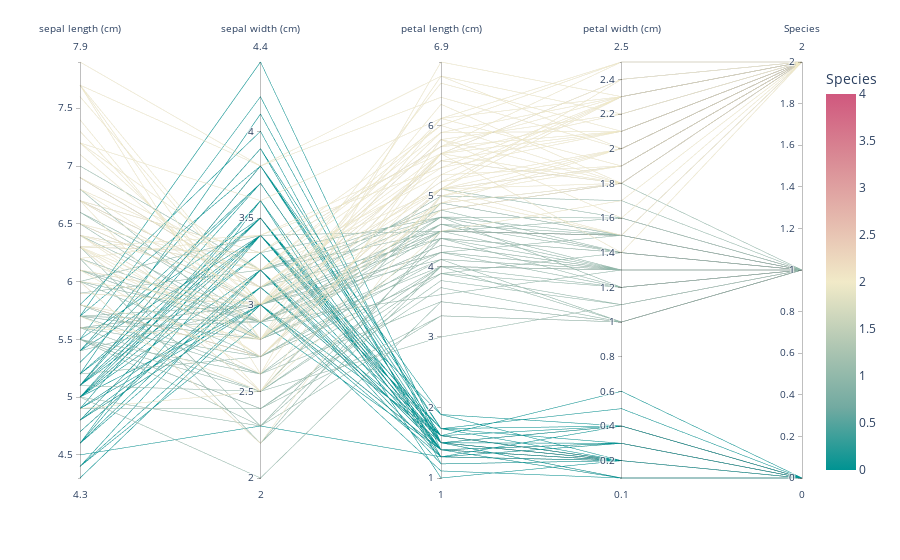

The code cell stored with this chart in its notebook:
### Markdown cell above
<b>Category coordinate View</b>

### Code cell
fig.show()

### Figure 1 — Plotly figure (JSON) as saved in the notebook; plotly's stock layout.template omitted (floating-point values rounded to 4 significant figures; data arrays with more than 128 entries replaced by an {"elided": "..."} marker saying what was removed)
{"data": [{"dimensions": [{"label": "sepal length (cm)", "values": {"elided": "150 float values"}}, {"label": "sepal width (cm)", "values": {"elided": "150 float values"}}, {"label": "petal length (cm)", "values": {"elided": "150 float values"}}, {"label": "petal width (cm)", "values": {"elided": "150 float values"}}, {"label": "Species", "values": {"elided": "150 int values"}}], "domain": {"x": [0.0, 1.0], "y": [0.0, 1.0]}, "line": {"color": {"elided": "150 int values"}, "coloraxis": "coloraxis"}, "name": "", "type": "parcoords"}], "layout": {"coloraxis": {"cmid": 2, "colorbar": {"title": {"text": "Species"}}, "colorscale": [[0.0, "rgb(0, 147, 146)"], [0.1667, "rgb(114, 170, 161)"], [0.3333, "rgb(177, 199, 179)"], [0.5, "rgb(241, 234, 200)"], [0.6667, "rgb(229, 185, 173)"], [0.8333, "rgb(217, 137, 148)"], [1.0, "rgb(208, 88, 126)"]]}, "legend": {"tracegroupgap": 0}, "margin": {"t": 60}}}
